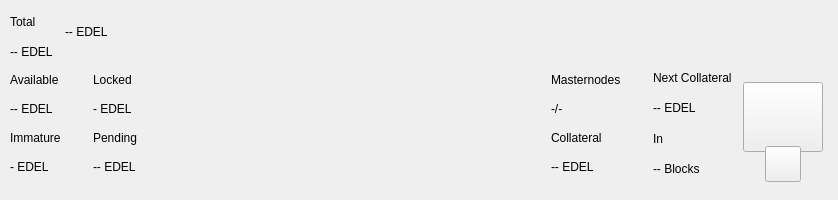
<?xml version="1.0" encoding="UTF-8"?>
<ui version="4.0">
 <class>TopBar</class>
 <widget class="QWidget" name="TopBar">
  <property name="geometry">
   <rect>
    <x>0</x>
    <y>0</y>
    <width>838</width>
    <height>200</height>
   </rect>
  </property>
  <property name="minimumSize">
   <size>
    <width>0</width>
    <height>200</height>
   </size>
  </property>
  <property name="maximumSize">
   <size>
    <width>16777215</width>
    <height>200</height>
   </size>
  </property>
  <property name="windowTitle">
   <string>Form</string>
  </property>
  <layout class="QVBoxLayout" name="verticalLayout_10" stretch="0">
   <property name="spacing">
    <number>0</number>
   </property>
   <property name="leftMargin">
    <number>0</number>
   </property>
   <property name="topMargin">
    <number>0</number>
   </property>
   <property name="rightMargin">
    <number>0</number>
   </property>
   <property name="bottomMargin">
    <number>0</number>
   </property>
   <item>
    <widget class="PFBorderImage" name="containerTop">
     <layout class="QVBoxLayout" name="verticalLayout_11">
      <property name="spacing">
       <number>0</number>
      </property>
      <property name="leftMargin">
       <number>0</number>
      </property>
      <property name="topMargin">
       <number>0</number>
      </property>
      <property name="rightMargin">
       <number>0</number>
      </property>
      <property name="bottomMargin">
       <number>0</number>
      </property>
      <item>
       <widget class="QWidget" name="top_container_2" native="true">
        <property name="minimumSize">
         <size>
          <width>0</width>
          <height>65</height>
         </size>
        </property>
        <layout class="QHBoxLayout" name="top_container">
         <property name="spacing">
          <number>0</number>
         </property>
         <property name="leftMargin">
          <number>10</number>
         </property>
         <property name="topMargin">
          <number>0</number>
         </property>
         <property name="rightMargin">
          <number>10</number>
         </property>
         <property name="bottomMargin">
          <number>0</number>
         </property>
         <item>
          <layout class="QHBoxLayout" name="horizontalLayout_4">
           <property name="spacing">
            <number>12</number>
           </property>
           <property name="rightMargin">
            <number>0</number>
           </property>
           <item>
            <widget class="QWidget" name="widgetAmount" native="true">
             <layout class="QVBoxLayout" name="verticalLayout_2">
              <property name="spacing">
               <number>2</number>
              </property>
              <property name="leftMargin">
               <number>0</number>
              </property>
              <property name="topMargin">
               <number>8</number>
              </property>
              <property name="rightMargin">
               <number>0</number>
              </property>
              <property name="bottomMargin">
               <number>0</number>
              </property>
              <item>
               <widget class="QLabel" name="labelTitle1">
                <property name="text">
                 <string>Total</string>
                </property>
               </widget>
              </item>
              <item>
               <widget class="QLabel" name="labelAmountPiv">
                <property name="text">
                 <string notr="true">-- EDEL</string>
                </property>
               </widget>
              </item>
             </layout>
            </widget>
           </item>
           <item alignment="Qt::AlignVCenter">
            <widget class="QWidget" name="widgetTopAmount" native="true">
             <property name="sizePolicy">
              <sizepolicy hsizetype="Preferred" vsizetype="Maximum">
               <horstretch>0</horstretch>
               <verstretch>0</verstretch>
              </sizepolicy>
             </property>
             <layout class="QHBoxLayout" name="horizontalLayout_5">
              <property name="spacing">
               <number>0</number>
              </property>
              <property name="leftMargin">
               <number>0</number>
              </property>
              <property name="topMargin">
               <number>0</number>
              </property>
              <property name="rightMargin">
               <number>0</number>
              </property>
              <property name="bottomMargin">
               <number>0</number>
              </property>
              <item alignment="Qt::AlignTop">
               <widget class="QLabel" name="labelAmountTopPiv">
                <property name="minimumSize">
                 <size>
                  <width>0</width>
                  <height>36</height>
                 </size>
                </property>
                <property name="styleSheet">
                 <string notr="true">padding:0px;margin:0px;</string>
                </property>
                <property name="text">
                 <string notr="true">-- EDEL</string>
                </property>
               </widget>
              </item>
             </layout>
            </widget>
           </item>
           <item>
            <spacer name="horizontalSpacer">
             <property name="orientation">
              <enum>Qt::Horizontal</enum>
             </property>
             <property name="sizeHint" stdset="0">
              <size>
               <width>40</width>
               <height>20</height>
              </size>
             </property>
            </spacer>
           </item>
           <item alignment="Qt::AlignRight">
            <widget class="QWidget" name="layoutSync" native="true">
             <property name="minimumSize">
              <size>
               <width>0</width>
               <height>36</height>
              </size>
             </property>
             <property name="maximumSize">
              <size>
               <width>16777215</width>
               <height>36</height>
              </size>
             </property>
             <layout class="QVBoxLayout" name="verticalLayout_9">
              <property name="leftMargin">
               <number>0</number>
              </property>
              <property name="topMargin">
               <number>0</number>
              </property>
              <property name="rightMargin">
               <number>0</number>
              </property>
              <property name="bottomMargin">
               <number>0</number>
              </property>
              <item>
               <widget class="ExpandableButton" name="pushButtonSync" native="true">
                <property name="minimumSize">
                 <size>
                  <width>36</width>
                  <height>36</height>
                 </size>
                </property>
                <property name="maximumSize">
                 <size>
                  <width>16777215</width>
                  <height>36</height>
                 </size>
                </property>
               </widget>
              </item>
             </layout>
            </widget>
           </item>
           <item>
            <widget class="ExpandableButton" name="pushButtonHDUpgrade" native="true">
             <property name="minimumSize">
              <size>
               <width>36</width>
               <height>36</height>
              </size>
             </property>
             <property name="maximumSize">
              <size>
               <width>16777215</width>
               <height>36</height>
              </size>
             </property>
            </widget>
           </item>
           <item>
            <widget class="ExpandableButton" name="pushButtonStack" native="true">
             <property name="minimumSize">
              <size>
               <width>36</width>
               <height>36</height>
              </size>
             </property>
             <property name="maximumSize">
              <size>
               <width>16777215</width>
               <height>36</height>
              </size>
             </property>
            </widget>
           </item>
           <item>
            <widget class="ExpandableButton" name="pushButtonConf" native="true">
             <property name="minimumSize">
              <size>
               <width>36</width>
               <height>36</height>
              </size>
             </property>
             <property name="maximumSize">
              <size>
               <width>16777215</width>
               <height>36</height>
              </size>
             </property>
            </widget>
           </item>
           <item>
            <widget class="ExpandableButton" name="pushButtonMasternodes" native="true">
             <property name="minimumSize">
              <size>
               <width>36</width>
               <height>36</height>
              </size>
             </property>
             <property name="maximumSize">
              <size>
               <width>16777215</width>
               <height>36</height>
              </size>
             </property>
            </widget>
           </item>
           <item>
            <widget class="ExpandableButton" name="pushButtonConsole" native="true">
             <property name="minimumSize">
              <size>
               <width>36</width>
               <height>36</height>
              </size>
             </property>
             <property name="maximumSize">
              <size>
               <width>16777215</width>
               <height>36</height>
              </size>
             </property>
            </widget>
           </item>
           <item>
            <widget class="ExpandableButton" name="pushButtonConnection" native="true">
             <property name="minimumSize">
              <size>
               <width>36</width>
               <height>36</height>
              </size>
             </property>
             <property name="maximumSize">
              <size>
               <width>16777215</width>
               <height>36</height>
              </size>
             </property>
            </widget>
           </item>
           <item>
            <widget class="ExpandableButton" name="pushButtonTor" native="true">
             <property name="minimumSize">
              <size>
               <width>36</width>
               <height>36</height>
              </size>
             </property>
             <property name="maximumSize">
              <size>
               <width>16777215</width>
               <height>36</height>
              </size>
             </property>
            </widget>
           </item>
           <item>
            <widget class="ExpandableButton" name="pushButtonLock" native="true">
             <property name="sizePolicy">
              <sizepolicy hsizetype="Expanding" vsizetype="Expanding">
               <horstretch>0</horstretch>
               <verstretch>0</verstretch>
              </sizepolicy>
             </property>
             <property name="minimumSize">
              <size>
               <width>36</width>
               <height>0</height>
              </size>
             </property>
             <property name="maximumSize">
              <size>
               <width>16777215</width>
               <height>36</height>
              </size>
             </property>
            </widget>
           </item>
           <item>
            <widget class="ExpandableButton" name="pushButtonTheme" native="true">
             <property name="minimumSize">
              <size>
               <width>36</width>
               <height>36</height>
              </size>
             </property>
             <property name="maximumSize">
              <size>
               <width>16777215</width>
               <height>36</height>
              </size>
             </property>
            </widget>
           </item>
          </layout>
         </item>
        </layout>
       </widget>
      </item>
      <item>
       <widget class="QWidget" name="bottom_container" native="true">
        <property name="minimumSize">
         <size>
          <width>0</width>
          <height>135</height>
         </size>
        </property>
        <layout class="QHBoxLayout" name="botton_container">
         <property name="leftMargin">
          <number>10</number>
         </property>
         <property name="topMargin">
          <number>0</number>
         </property>
         <property name="rightMargin">
          <number>10</number>
         </property>
         <property name="bottomMargin">
          <number>10</number>
         </property>
         <item>
          <layout class="QHBoxLayout" name="horizontalLayout_3">
           <property name="spacing">
            <number>0</number>
           </property>
           <property name="bottomMargin">
            <number>9</number>
           </property>
           <item>
            <layout class="QVBoxLayout" name="verticalLayout_7">
             <property name="spacing">
              <number>0</number>
             </property>
             <property name="leftMargin">
              <number>0</number>
             </property>
             <property name="rightMargin">
              <number>0</number>
             </property>
             <item>
              <layout class="QHBoxLayout" name="horizontalLayout_2">
               <property name="spacing">
                <number>0</number>
               </property>
               <item>
                <layout class="QVBoxLayout" name="verticalLayout_6">
                 <item>
                  <widget class="QLabel" name="labelTitle5">
                   <property name="text">
                    <string>Available</string>
                   </property>
                  </widget>
                 </item>
                 <item>
                  <widget class="QLabel" name="labelAvailablePiv">
                   <property name="text">
                    <string>-- EDEL</string>
                   </property>
                  </widget>
                 </item>
                 <item>
                  <widget class="QLabel" name="labelTitle4">
                   <property name="text">
                    <string>Immature</string>
                   </property>
                  </widget>
                 </item>
                 <item>
                  <widget class="QLabel" name="labelImmaturePiv">
                   <property name="text">
                    <string notr="true">- EDEL</string>
                   </property>
                  </widget>
                 </item>
                </layout>
               </item>
               <item>
                <layout class="QVBoxLayout" name="verticalLayout_8">
                 <property name="leftMargin">
                  <number>32</number>
                 </property>
                 <item>
                  <widget class="QLabel" name="labelTitle6">
                   <property name="text">
                    <string>Locked</string>
                   </property>
                  </widget>
                 </item>
                 <item>
                  <widget class="QLabel" name="labelLockedPiv">
                   <property name="text">
                    <string>- EDEL</string>
                   </property>
                  </widget>
                 </item>
                 <item>
                  <widget class="QLabel" name="labelTitle3">
                   <property name="text">
                    <string>Pending</string>
                   </property>
                  </widget>
                 </item>
                 <item>
                  <widget class="QLabel" name="labelPendingPiv">
                   <property name="text">
                    <string notr="true">-- EDEL</string>
                   </property>
                  </widget>
                 </item>
                </layout>
               </item>
              </layout>
             </item>
            </layout>
           </item>
          </layout>
         </item>
         <item>
          <spacer name="horizontalSpacer_2">
           <property name="orientation">
            <enum>Qt::Horizontal</enum>
           </property>
           <property name="sizeHint" stdset="0">
            <size>
             <width>40</width>
             <height>20</height>
            </size>
           </property>
          </spacer>
         </item>
         <item>
          <layout class="QHBoxLayout" name="horizontalLayout_6">
           <property name="spacing">
            <number>0</number>
           </property>
           <property name="rightMargin">
            <number>0</number>
           </property>
           <property name="bottomMargin">
            <number>9</number>
           </property>
           <item>
            <layout class="QVBoxLayout" name="verticalLayout_5">
             <item>
              <widget class="QLabel" name="labelMasternodesTitle">
               <property name="text">
                <string>Masternodes</string>
               </property>
              </widget>
             </item>
             <item>
              <widget class="QLabel" name="labelMasternodeCount">
               <property name="text">
                <string>-/-</string>
               </property>
              </widget>
             </item>
             <item>
              <widget class="QLabel" name="labelTitle8">
               <property name="text">
                <string>Collateral</string>
               </property>
              </widget>
             </item>
             <item>
              <widget class="QLabel" name="labelCollateralPiv">
               <property name="text">
                <string notr="true">-- EDEL</string>
               </property>
              </widget>
             </item>
            </layout>
           </item>
           <item>
            <widget class="QWidget" name="widgetNextCollateral" native="true">
             <layout class="QVBoxLayout" name="verticalLayout_12">
              <property name="leftMargin">
               <number>32</number>
              </property>
              <property name="topMargin">
               <number>0</number>
              </property>
              <property name="rightMargin">
               <number>0</number>
              </property>
              <property name="bottomMargin">
               <number>0</number>
              </property>
              <item>
               <widget class="QLabel" name="labelNextMasternodesTitle">
                <property name="text">
                 <string>Next Collateral</string>
                </property>
               </widget>
              </item>
              <item>
               <widget class="QLabel" name="labelNextCollateralValue">
                <property name="text">
                 <string>-- EDEL</string>
                </property>
               </widget>
              </item>
              <item>
               <widget class="QLabel" name="labelTitle9">
                <property name="text">
                 <string>In</string>
                </property>
               </widget>
              </item>
              <item>
               <widget class="QLabel" name="labelNextCollateralBlocks">
                <property name="text">
                 <string notr="true">-- Blocks</string>
                </property>
               </widget>
              </item>
             </layout>
            </widget>
           </item>
          </layout>
         </item>
         <item>
          <widget class="QWidget" name="qrContainer" native="true">
           <property name="sizePolicy">
            <sizepolicy hsizetype="Preferred" vsizetype="Minimum">
             <horstretch>0</horstretch>
             <verstretch>0</verstretch>
            </sizepolicy>
           </property>
           <property name="minimumSize">
            <size>
             <width>90</width>
             <height>110</height>
            </size>
           </property>
           <property name="maximumSize">
            <size>
             <width>90</width>
             <height>110</height>
            </size>
           </property>
           <layout class="QVBoxLayout" name="containerQR">
            <property name="spacing">
             <number>0</number>
            </property>
            <property name="leftMargin">
             <number>5</number>
            </property>
            <property name="topMargin">
             <number>10</number>
            </property>
            <property name="rightMargin">
             <number>5</number>
            </property>
            <property name="bottomMargin">
             <number>0</number>
            </property>
            <item>
             <widget class="QPushButton" name="btnQr">
              <property name="minimumSize">
               <size>
                <width>70</width>
                <height>70</height>
               </size>
              </property>
              <property name="maximumSize">
               <size>
                <width>16777215</width>
                <height>70</height>
               </size>
              </property>
              <property name="focusPolicy">
               <enum>Qt::NoFocus</enum>
              </property>
              <property name="text">
               <string/>
              </property>
              <property name="iconSize">
               <size>
                <width>70</width>
                <height>70</height>
               </size>
              </property>
             </widget>
            </item>
            <item>
             <spacer name="verticalSpacer">
              <property name="orientation">
               <enum>Qt::Vertical</enum>
              </property>
              <property name="sizeType">
               <enum>QSizePolicy::Fixed</enum>
              </property>
              <property name="sizeHint" stdset="0">
               <size>
                <width>20</width>
                <height>20</height>
               </size>
              </property>
             </spacer>
            </item>
            <item alignment="Qt::AlignHCenter|Qt::AlignBottom">
             <widget class="QPushButton" name="pushButtonQR">
              <property name="minimumSize">
               <size>
                <width>36</width>
                <height>36</height>
               </size>
              </property>
              <property name="maximumSize">
               <size>
                <width>36</width>
                <height>36</height>
               </size>
              </property>
              <property name="focusPolicy">
               <enum>Qt::NoFocus</enum>
              </property>
              <property name="text">
               <string/>
              </property>
             </widget>
            </item>
           </layout>
          </widget>
         </item>
        </layout>
       </widget>
      </item>
     </layout>
    </widget>
   </item>
  </layout>
 </widget>
 <customwidgets>
  <customwidget>
   <class>PFBorderImage</class>
   <extends>QFrame</extends>
   <header>qt/pivx/pfborderimage.h</header>
   <container>1</container>
  </customwidget>
  <customwidget>
   <class>ExpandableButton</class>
   <extends>QWidget</extends>
   <header>qt/pivx/expandablebutton.h</header>
   <container>1</container>
  </customwidget>
 </customwidgets>
 <resources/>
 <connections/>
</ui>
